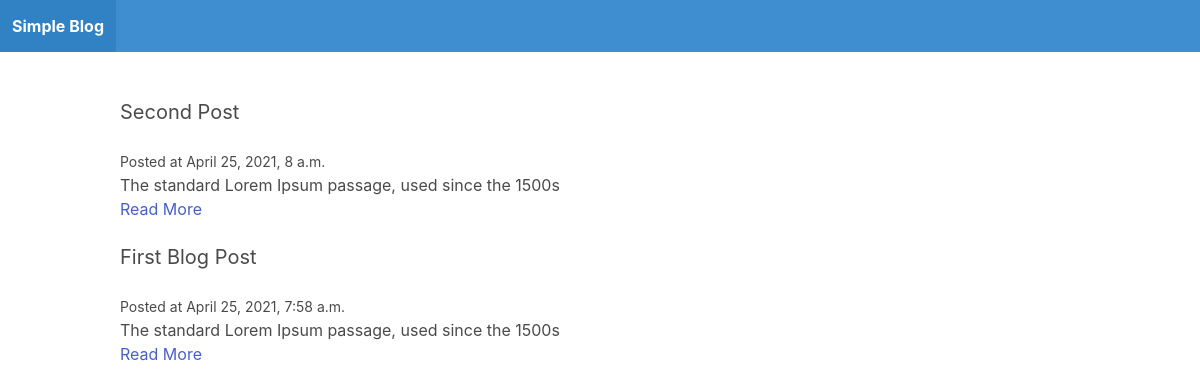
The page / on the database its author committed.
### blog/models.py (models this page shows)
class Post(models.Model):
    title = models.CharField(max_length=255)
    slug = models.SlugField()
    intro = models.TextField()
    body = models.TextField()
    date_added = models.DateTimeField(auto_now_add=True)
    class Meta:
        ordering = ['-date_added']

### blog/views.py (the view)
# urls.py: path('', index, name='index'),
def index(request):
    posts = Post.objects.all()
    return render(request, 'blog/index.html', {'posts': posts})

### blog/templates/blog/index.html
{% extends 'blog/layout.html' %}
{% block content %}
{% for post in posts %}
<div class="post block">
    <h2 class="subtitle">
        {{ post.title}}
    </h2>
    <small>Posted at {{ post.date_added}}</small>
    <p>{{ post.intro }}</p>
    <a href="{% url 'post_detail' post.slug %}">Read More</a>
</div>
{% endfor %}
{% endblock %}

### blog/templates/blog/layout.html (shortened to what this page needs)
<!DOCTYPE html>
<html lang="en">
<head>
    <link rel="stylesheet" href="https://cdn.jsdelivr.net/npm/bulma@0.9.2/css/bulma.min.css">
</head>
<body>
    <div class="navbar is-info">
        <div class="navbar-brand">
            <a href="/" class="navbar-item"><strong>Simple Blog</strong></a>
        </div>
    </div>
    <section class="section">
        <div class="container">
            {% block content %}
            {% endblock %}
        </div>
    </section>
</body>
</html>

### rows shown on the page
Post: title "Second Post", date_added "April 25, 2021, 8 a.m.", intro "The standard Lorem Ipsum passage, used since the 1500s"
Post: title "First Blog Post", date_added "April 25, 2021, 7:58 a.m.", intro "The standard Lorem Ipsum passage, used since the 1500s"
